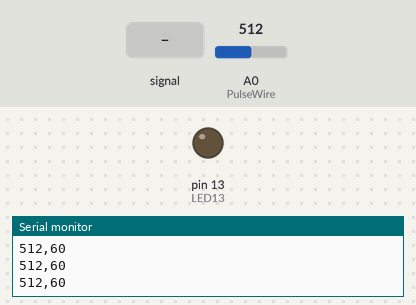
Bench run of a program on a simulated Arduino Nano, built with avr-gcc and run on an emulated ATmega328P. Shown: output pins drawn as LEDs (lit = HIGH), the last lines printed to the serial monitor. Dashed ring = blinking. Inputs (shaded band) come from the test bench; at power-on: A0 (PulseWire) = 512.

Above: at 2.2 s.
2.3 s: A0 (PulseWire) fed a 200 Hz sine of ±460 counts around its level
At 2.52 s:
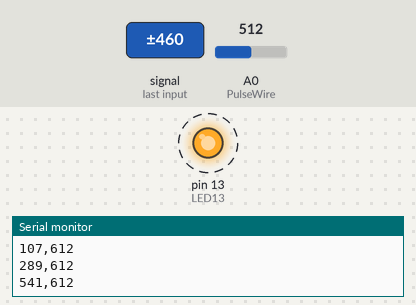
5.3 s: A0 (PulseWire) set to 530
At 6.5 s:
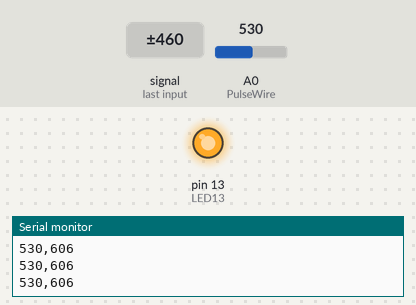
6.8 s: A0 (PulseWire) set to 510
At 7.7 s:
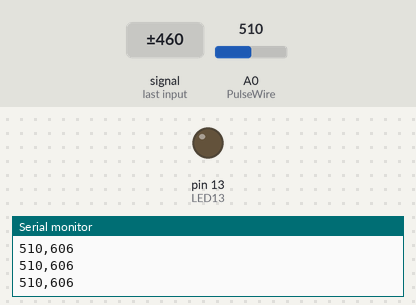
8.3 s: A0 (PulseWire) set to 716
At 8.8 s:
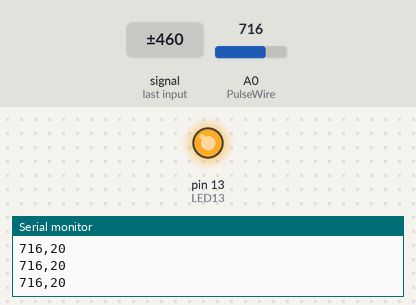
Timing chart, 0 to 10.8 s (numbered marks = the images above; inputs shaded):
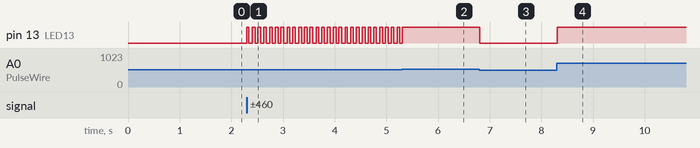

The program:

main.cpp
```cpp
#include <Arduino.h>
#include <SoftwareSerial.h>
#define USE_ARDUINO_INTERRUPTS 1
#include <PulseSensorPlayground.h>

SoftwareSerial bt(2, 3);

const int PulseWire = 0; // A0
const int LED13 = 13; // D13
int Threshold = 520;
PulseSensorPlayground pulseSensor;


void setup() {
  pinMode(2,INPUT);
  pinMode(3,OUTPUT);
  Serial.begin(9600);
  bt.begin(9600);

  delay(1000);
  Serial.println("AtPulsoBt started");
  //Serial.println("AtPulsoBt password: 1271");
  //bt.println("at+name=AtPulsoBt");
  //bt.println("at+pswd=1271");

  pulseSensor.analogInput(PulseWire);
  pulseSensor.blinkOnPulse(LED13); // auto-magically blink Arduino's LED with heartbeat.
  pulseSensor.setThreshold(Threshold);
  if (pulseSensor.begin()) {
    Serial.println("PulseSensor object created");  //This prints one time at Arduino power-up,  or on Arduino reset.
  }
}

int signal;
uint32_t beatTimeOld = 0;
uint32_t beatTime = 0;
bool signalled = false;
int interval = 60;

void loop() {
  signal = analogRead(PulseWire);
  Serial.print(signal);
  Serial.print(",");
  Serial.println(interval);

  if(signal > Threshold) {
    digitalWrite(LED13, HIGH);
    if (!signalled) {
      signalled = true;
      beatTime = millis();
      interval = 60000/((beatTime - beatTimeOld));
      beatTimeOld = beatTime;
      bt.println(interval);
    }
  }
  else {
    digitalWrite(LED13, LOW);
    signalled = false;
  }
  delay(10);
}
```

Measured:
- the behaviour switches between 521 and 520 on A0 (PulseWire) (found by bisection; images 2 and 3)
- after the input at 2.3 s, pin 13 (LED13): alternates HIGH for 0.06 s and LOW for 0.06 s, starting at once
- after the input at 5.3 s, pin 13 (LED13): goes on until 5.3 s, then stays HIGH
- after the input at 6.8 s, pin 13 (LED13): HIGH → LOW at once
- after the input at 8.3 s, pin 13 (LED13): LOW → HIGH at once
